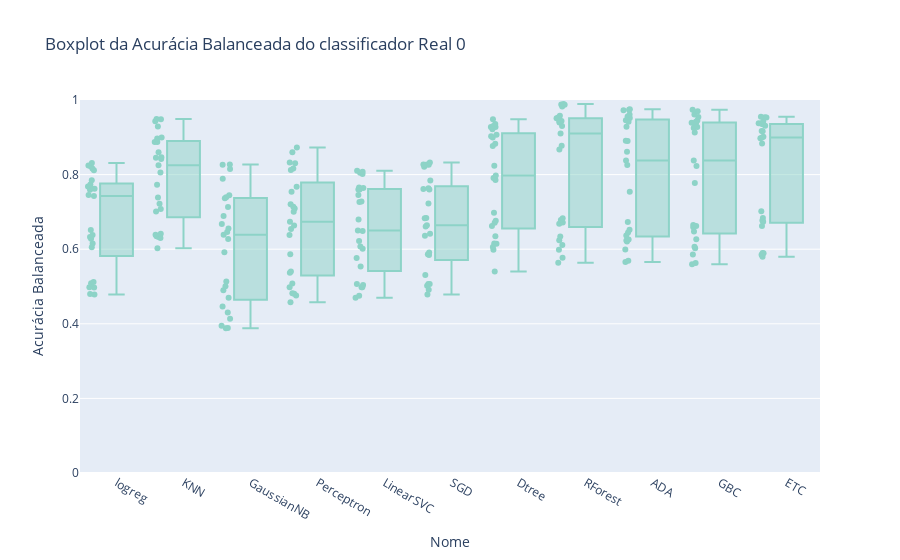
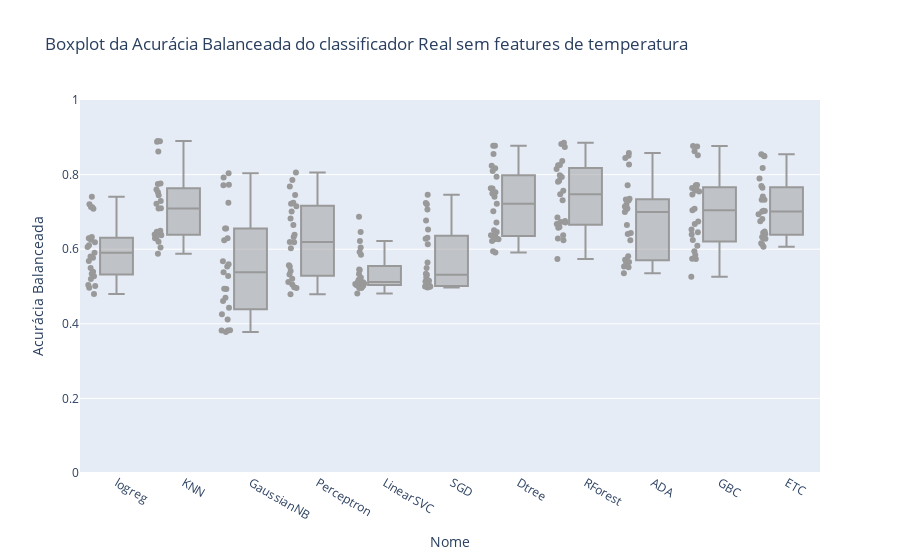
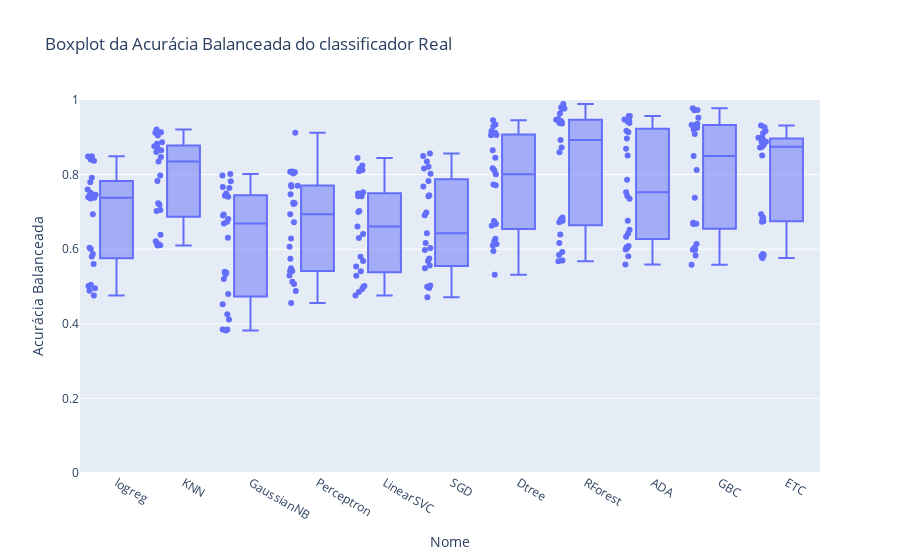
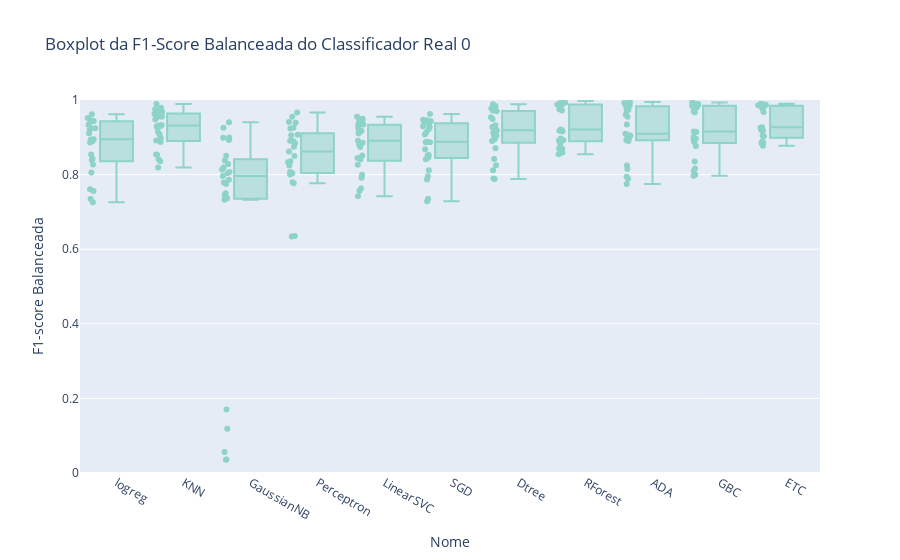

Notebook source saved alongside these figures, in order:
### Markdown cell above
## Gráficos dados Reais

### Code cell
# Criar boxplot da acurácia por modelo real real 

fig = px.box(df4, x='Nome', y='Acurácia Balanceada', points='all', title='Boxplot da Acurácia Balanceada do classificador Real 0',color_discrete_sequence=px.colors.qualitative.Set3)

fig.update_yaxes(range=[0, 1])
fig.show()

fig = px.box(df7, x='Nome', y='Acurácia Balanceada', points='all', title='Boxplot da Acurácia Balanceada do classificador Real sem features de temperatura',color_discrete_sequence=px.colors.qualitative.Set1_r)
fig.update_yaxes(range=[0, 1])
fig.show()

fig = px.box(df1, x='Nome', y='Acurácia Balanceada', points='all', title='Boxplot da Acurácia Balanceada do classificador Real')

fig.update_yaxes(range=[0, 1])
fig.show()

fig = px.box(df4, x='Nome', y='F1-score Balanceada', points='all', title='Boxplot da F1-Score Balanceada do Classificador Real 0',color_discrete_sequence=px.colors.qualitative.Set3)
fig.update_yaxes(range=[0, 1])
fig.show()

fig = px.box(df7, x='Nome', y='F1-score Balanceada', points='all', title='Boxplot da F1-Score Balanceada do Classificador Real sem features de temperatura',color_discrete_sequence=px.colors.qualitative.Set1_r)
fig.update_yaxes(range=[0, 1])
fig.show()

fig = px.box(df1, x='Nome', y='F1-score Balanceada', points='all', title='Boxplot da F1-Score Balanceada do Classificador Real')
fig.update_yaxes(range=[0, 1])
fig.show()

### Figure 1 — Plotly figure (JSON) as saved in the notebook; plotly's stock layout.template omitted (floating-point values rounded to 4 significant figures; data arrays with more than 128 entries replaced by an {"elided": "..."} marker saying what was removed)
{"data": [{"alignmentgroup": "True", "boxpoints": "all", "hovertemplate": "Nome=%{x}<br>Acurácia Balanceada=%{y}<extra></extra>", "legendgroup": "", "marker": {"color": "rgb(141,211,199)"}, "name": "", "notched": false, "offsetgroup": "", "orientation": "v", "showlegend": false, "type": "box", "x": {"elided": "275 str values"}, "x0": " ", "xaxis": "x", "y": {"elided": "275 float values"}, "y0": " ", "yaxis": "y"}], "layout": {"boxmode": "group", "legend": {"tracegroupgap": 0}, "title": {"text": "Boxplot da Acurácia Balanceada do classificador Real 0"}, "xaxis": {"anchor": "y", "domain": [0, 1], "title": {"text": "Nome"}}, "yaxis": {"anchor": "x", "domain": [0, 1], "range": [0, 1], "title": {"text": "Acurácia Balanceada"}}}}

### Figure 2 — Plotly figure (JSON) as saved in the notebook; plotly's stock layout.template omitted (floating-point values rounded to 4 significant figures; data arrays with more than 128 entries replaced by an {"elided": "..."} marker saying what was removed)
{"data": [{"alignmentgroup": "True", "boxpoints": "all", "hovertemplate": "Nome=%{x}<br>Acurácia Balanceada=%{y}<extra></extra>", "legendgroup": "", "marker": {"color": "rgb(153,153,153)"}, "name": "", "notched": false, "offsetgroup": "", "orientation": "v", "showlegend": false, "type": "box", "x": {"elided": "275 str values"}, "x0": " ", "xaxis": "x", "y": {"elided": "275 float values"}, "y0": " ", "yaxis": "y"}], "layout": {"boxmode": "group", "legend": {"tracegroupgap": 0}, "title": {"text": "Boxplot da Acurácia Balanceada do classificador Real sem features de temperatura"}, "xaxis": {"anchor": "y", "domain": [0, 1], "title": {"text": "Nome"}}, "yaxis": {"anchor": "x", "domain": [0, 1], "range": [0, 1], "title": {"text": "Acurácia Balanceada"}}}}

### Figure 3 — Plotly figure (JSON) as saved in the notebook; plotly's stock layout.template omitted (floating-point values rounded to 4 significant figures; data arrays with more than 128 entries replaced by an {"elided": "..."} marker saying what was removed)
{"data": [{"alignmentgroup": "True", "boxpoints": "all", "hovertemplate": "Nome=%{x}<br>Acurácia Balanceada=%{y}<extra></extra>", "legendgroup": "", "marker": {"color": "#636efa"}, "name": "", "notched": false, "offsetgroup": "", "orientation": "v", "showlegend": false, "type": "box", "x": {"elided": "275 str values"}, "x0": " ", "xaxis": "x", "y": {"elided": "275 float values"}, "y0": " ", "yaxis": "y"}], "layout": {"boxmode": "group", "legend": {"tracegroupgap": 0}, "title": {"text": "Boxplot da Acurácia Balanceada do classificador Real"}, "xaxis": {"anchor": "y", "domain": [0, 1], "title": {"text": "Nome"}}, "yaxis": {"anchor": "x", "domain": [0, 1], "range": [0, 1], "title": {"text": "Acurácia Balanceada"}}}}

### Figure 4 — Plotly figure (JSON) as saved in the notebook; plotly's stock layout.template omitted (floating-point values rounded to 4 significant figures; data arrays with more than 128 entries replaced by an {"elided": "..."} marker saying what was removed)
{"data": [{"alignmentgroup": "True", "boxpoints": "all", "hovertemplate": "Nome=%{x}<br>F1-score Balanceada=%{y}<extra></extra>", "legendgroup": "", "marker": {"color": "rgb(141,211,199)"}, "name": "", "notched": false, "offsetgroup": "", "orientation": "v", "showlegend": false, "type": "box", "x": {"elided": "275 str values"}, "x0": " ", "xaxis": "x", "y": {"elided": "275 float values"}, "y0": " ", "yaxis": "y"}], "layout": {"boxmode": "group", "legend": {"tracegroupgap": 0}, "title": {"text": "Boxplot da F1-Score Balanceada do Classificador Real 0"}, "xaxis": {"anchor": "y", "domain": [0, 1], "title": {"text": "Nome"}}, "yaxis": {"anchor": "x", "domain": [0, 1], "range": [0, 1], "title": {"text": "F1-score Balanceada"}}}}
